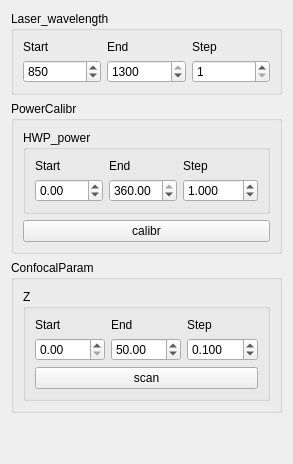
       <widget class="QWidget" name="tab_2">
        <attribute name="title">
         <string>calibration</string>
        </attribute>
        <layout class="QVBoxLayout" name="verticalLayout_13">
         <item>
          <widget class="QGroupBox" name="groupBox_9">
           <property name="title">
            <string>Laser_wavelength</string>
           </property>
           <layout class="QVBoxLayout" name="verticalLayout_14">
            <item>
             <layout class="QGridLayout" name="gridLayout_15">
              <item row="0" column="2">
               <widget class="QLabel" name="label_27">
                <property name="text">
                 <string>Step</string>
                </property>
               </widget>
              </item>
              <item row="0" column="1">
               <widget class="QLabel" name="label_28">
                <property name="text">
                 <string>End</string>
                </property>
               </widget>
              </item>
              <item row="0" column="0">
               <widget class="QLabel" name="label_29">
                <property name="text">
                 <string>Start</string>
                </property>
               </widget>
              </item>
              <item row="1" column="0">
               <widget class="QSpinBox" name="calibr_wavelength_start">
                <property name="minimum">
                 <number>680</number>
                </property>
                <property name="maximum">
                 <number>1299</number>
                </property>
                <property name="value">
                 <number>850</number>
                </property>
               </widget>
              </item>
              <item row="1" column="1">
               <widget class="QSpinBox" name="calibr_wavelength_end">
                <property name="minimum">
                 <number>681</number>
                </property>
                <property name="maximum">
                 <number>1300</number>
                </property>
                <property name="value">
                 <number>1300</number>
                </property>
               </widget>
              </item>
              <item row="1" column="2">
               <widget class="QSpinBox" name="calibr_wavelength_step">
                <property name="minimum">
                 <number>1</number>
                </property>
                <property name="maximum">
                 <number>620</number>
                </property>
                <property name="displayIntegerBase">
                 <number>10</number>
                </property>
               </widget>
              </item>
             </layout>
            </item>
           </layout>
          </widget>
         </item>
         <item>
          <widget class="QGroupBox" name="groupBox_7">
           <property name="sizePolicy">
            <sizepolicy hsizetype="Expanding" vsizetype="Expanding">
             <horstretch>0</horstretch>
             <verstretch>0</verstretch>
            </sizepolicy>
           </property>
           <property name="title">
            <string>PowerCalibr</string>
           </property>
           <layout class="QVBoxLayout" name="verticalLayout_15">
            <item>
             <widget class="QGroupBox" name="groupBox_8">
              <property name="title">
               <string>HWP_power</string>
              </property>
              <layout class="QVBoxLayout" name="verticalLayout_12">
               <item>
                <layout class="QGridLayout" name="gridLayout_14">
                 <item row="0" column="2">
                  <widget class="QLabel" name="label_26">
                   <property name="text">
                    <string>Step</string>
                   </property>
                  </widget>
                 </item>
                 <item row="0" column="1">
                  <widget class="QLabel" name="label_25">
                   <property name="text">
                    <string>End</string>
                   </property>
                  </widget>
                 </item>
                 <item row="0" column="0">
                  <widget class="QLabel" name="label_24">
                   <property name="text">
                    <string>Start</string>
                   </property>
                  </widget>
                 </item>
                 <item row="1" column="2">
                  <widget class="QDoubleSpinBox" name="calibr_step">
                   <property name="decimals">
                    <number>3</number>
                   </property>
                   <property name="minimum">
                    <double>-360.000000000000000</double>
                   </property>
                   <property name="maximum">
                    <double>360.000000000000000</double>
                   </property>
                   <property name="value">
                    <double>1.000000000000000</double>
                   </property>
                  </widget>
                 </item>
                 <item row="1" column="1">
                  <widget class="QDoubleSpinBox" name="calibr_end">
                   <property name="minimum">
                    <double>-360.000000000000000</double>
                   </property>
                   <property name="maximum">
                    <double>360.000000000000000</double>
                   </property>
                   <property name="value">
                    <double>360.000000000000000</double>
                   </property>
                  </widget>
                 </item>
                 <item row="1" column="0">
                  <widget class="QDoubleSpinBox" name="calibr_start">
                   <property name="minimum">
                    <double>-360.000000000000000</double>
                   </property>
                   <property name="maximum">
                    <double>360.000000000000000</double>
                   </property>
                  </widget>
                 </item>
                </layout>
               </item>
              </layout>
             </widget>
            </item>
            <item>
             <widget class="QPushButton" name="power_calibr_go">
              <property name="text">
               <string>calibr</string>
              </property>
             </widget>
            </item>
           </layout>
          </widget>
         </item>
         <item>
          <widget class="QGroupBox" name="groupBox_10">
           <property name="title">
            <string>ConfocalParam</string>
           </property>
           <layout class="QGridLayout" name="gridLayout_17">
            <item row="0" column="0">
             <widget class="QGroupBox" name="groupBox_11">
              <property name="title">
               <string>Z</string>
              </property>
              <layout class="QVBoxLayout" name="verticalLayout_16">
               <item>
                <layout class="QGridLayout" name="gridLayout_16">
                 <item row="0" column="2">
                  <widget class="QLabel" name="label_30">
                   <property name="text">
                    <string>Step</string>
                   </property>
                  </widget>
                 </item>
                 <item row="0" column="1">
                  <widget class="QLabel" name="label_31">
                   <property name="text">
                    <string>End</string>
                   </property>
                  </widget>
                 </item>
                 <item row="0" column="0">
                  <widget class="QLabel" name="label_32">
                   <property name="text">
                    <string>Start</string>
                   </property>
                  </widget>
                 </item>
                 <item row="1" column="2">
                  <widget class="QDoubleSpinBox" name="confParam_scan_step">
                   <property name="decimals">
                    <number>3</number>
                   </property>
                   <property name="minimum">
                    <double>0.000000000000000</double>
                   </property>
                   <property name="maximum">
                    <double>100.000000000000000</double>
                   </property>
                   <property name="value">
                    <double>0.100000000000000</double>
                   </property>
                  </widget>
                 </item>
                 <item row="1" column="1">
                  <widget class="QDoubleSpinBox" name="confParam_scan_end">
                   <property name="minimum">
                    <double>0.000000000000000</double>
                   </property>
                   <property name="maximum">
                    <double>100.000000000000000</double>
                   </property>
                   <property name="value">
                    <double>50.000000000000000</double>
                   </property>
                  </widget>
                 </item>
                 <item row="1" column="0">
                  <widget class="QDoubleSpinBox" name="confParam_scan_start">
                   <property name="minimum">
                    <double>0.000000000000000</double>
                   </property>
                   <property name="maximum">
                    <double>100.000000000000000</double>
                   </property>
                   <property name="value">
                    <double>0.000000000000000</double>
                   </property>
                  </widget>
                 </item>
                </layout>
               </item>
               <item>
                <widget class="QPushButton" name="confParam_scan">
                 <property name="text">
                  <string>scan</string>
                 </property>
                 <property name="checkable">
                  <bool>true</bool>
                 </property>
                </widget>
               </item>
              </layout>
             </widget>
            </item>
           </layout>
          </widget>
         </item>
         <item>
          <spacer name="verticalSpacer_2">
           <property name="orientation">
            <enum>Qt::Vertical</enum>
           </property>
           <property name="sizeHint" stdset="0">
            <size>
             <width>20</width>
             <height>40</height>
            </size>
           </property>
          </spacer>
         </item>
        </layout>
       </widget>
